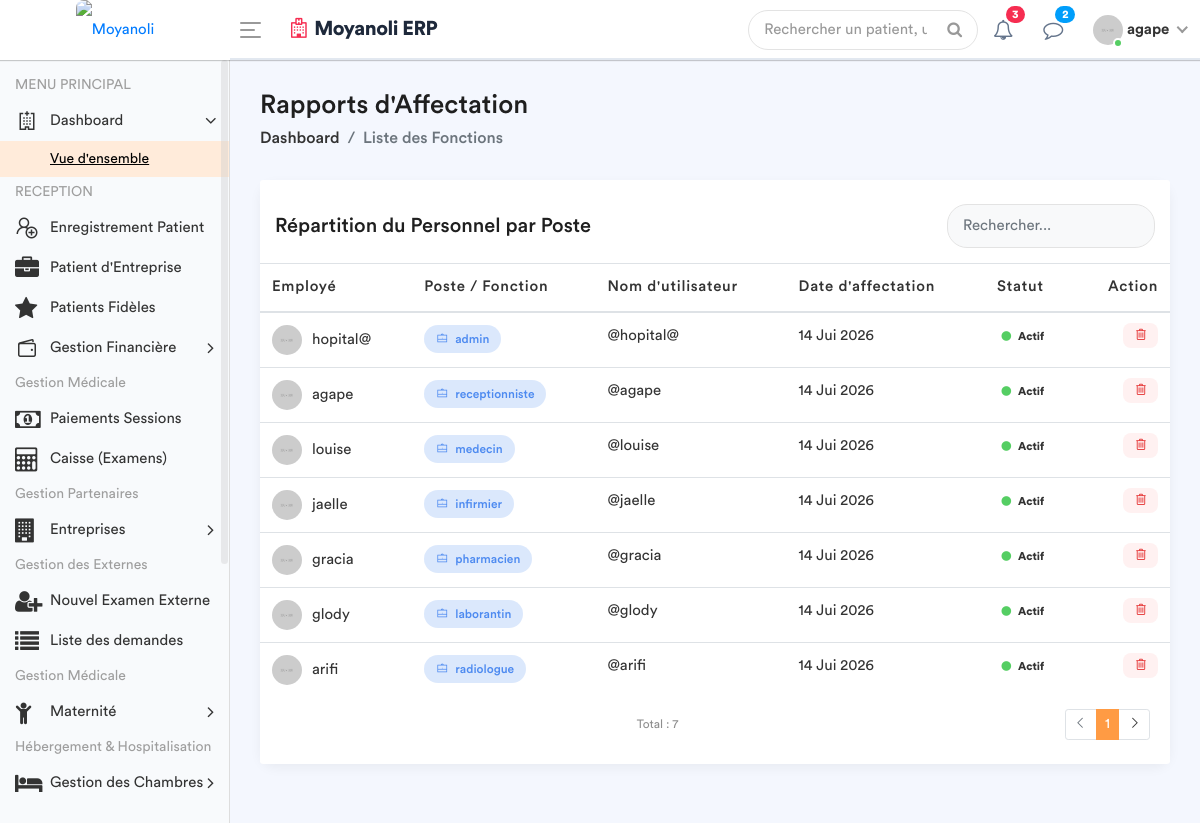
The app's page /employe-poste/ (signed in) with its own data.
### apps/models.py (models this page shows, shortened)
class Fonction(models.Model):
    fonctionKey = models.ForeignKey(Role, on_delete=models.SET_NULL, null=True)
    userKey = models.ForeignKey(User, on_delete=models.SET_NULL, null=True, related_name='user_fonction')
    autorisation = models.CharField(max_length=30, default='oui')

class Role(models.Model):
    roleName = models.CharField(max_length=30)

### apps/views.py (the view)
# urls.py: path('employe-poste/', views.liste_employe_poste, name='liste_employe_poste'),
@login_required
def liste_employe_poste(request):
    role_user = Fonction.objects.filter(userKey=request.user).first()
    fonctionKey = role_user.fonctionKey.roleName if role_user else None
    liste_postes = Fonction.objects.all().select_related('userKey', 'fonctionKey')
    context = {
        'liste_postes': liste_postes,
        'fonctionKey': fonctionKey,
    }
    return render(request, 'back-end/liste_fonctions.html', context)

### apps/templates/back-end/liste_fonctions.html (shortened to what this page needs)
<!DOCTYPE html>
{% load static %}
<html lang="fr">
    <head>
        {% include 'back-end/includes/css.html'%}
    </head>
    <body>
        <div class="main-wrapper">
            {% include 'back-end/includes/header.html'%}
            {% include 'back-end/includes/sidebar.html'%}
            <div class="page-wrapper">
                <div class="content container-fluid">
                    <div class="page-header">
                        <div class="row align-items-center">
                            <div class="col">
                                <h3 class="page-title">Rapports d'Affectation</h3>
                                <ul class="breadcrumb">
                                    <li class="breadcrumb-item"><a href="{% url 'dashboard' %}">Dashboard</a></li>
                                    <li class="breadcrumb-item active">Liste des Fonctions</li>
                                </ul>
                            </div>
                        </div>
                    </div>
                    <div class="row">
                        <div class="col-md-12">
                            <div class="card card-table">
                                <div class="card-header bg-white border-0 pt-4">
                                    <div class="row align-items-center">
                                        <div class="col">
                                            <h4 class="card-title mb-0">Répartition du Personnel par Poste</h4>
                                        </div>
                                        <div class="col-auto">
                                            <div class="search-box-container">
                                                <input type="text" id="searchInput" class="form-control" placeholder="Rechercher...">
                                            </div>
                                        </div>
                                    </div>
                                </div>
                                <div class="card-body">
                                    <div class="table-responsive">
                                        <table class="table table-hover table-center mb-0">
                                            <thead>
                                                <tr>
                                                    <th>Employé</th>
                                                    <th>Poste / Fonction</th>
                                                    <th>Nom d'utilisateur</th>
                                                    <th>Date d'affectation</th>
                                                    <th>Statut</th>
                                                    <th class="text-right">Action</th>
                                                </tr>
                                            </thead>
                                            <tbody id="tableBody">
                                                {% for poste in liste_postes %}
                                                <tr>
                                                    <td>
                                                        <h2 class="table-avatar">
                                                            <img src="/static/back-end/assets/img/profiles/avatar-01.jpg" alt="">
                                                            {{ poste.userKey.get_full_name|default:poste.userKey.username }}
                                                        </h2>
                                                    </td>
                                                    <td>
                                                        <span class="badge bg-inverse-primary badge-role">
                                                            <i class="la la-briefcase mr-1"></i> {{ poste.fonctionKey.roleName }}
                                                        </span>
                                                    </td>
                                                    <td>@{{ poste.userKey.username }}</td>
                                                    <td>{{ poste.userKey.date_joined|date:"d M Y" }}</td>
                                                    <td>
                                                        {% if poste.userKey.is_active %}
                                                            <span class="badge badge-success-border"><i class="fa fa-circle text-success mr-1"></i> Actif</span>
                                                        {% else %}
                                                            <span class="badge badge-danger-border"><i class="fa fa-circle text-danger mr-1"></i> Inactif</span>
                                                        {% endif %}
                                                    </td>
                                                    <td class="text-right">
                                                        <a href="{% url 'supprimer_poste' poste.id %}"
                                                           class="btn-delete"
                                                           onclick="return confirm('Êtes-vous sûr de vouloir supprimer cette affectation ?');"
                                                           title="Supprimer l'affectation">
                                                            <i class="la la-trash-alt"></i>
                                                        </a>
                                                    </td>
                                                </tr>
                                                {% empty %}
                                                <tr>
                                                    <td colspan="6" class="text-center text-muted py-4">
                                                        Aucune affectation enregistrée.
                                                    </td>
                                                </tr>
                                                {% endfor %}
                                            </tbody>
                                        </table>
                                    </div>
                                </div>
                                <div class="card-footer bg-white border-0 pb-4">
                                    <div class="row align-items-center">
                                        <div class="col">
                                            <small class="text-muted">Total : {{ liste_postes|length }}</small>
                                        </div>
                                        <div class="col-auto">
                                            <ul class="pagination pagination-sm mb-0">
                                                <li class="page-item disabled"><a class="page-link" href="#"><i class="la la-angle-left"></i></a></li>
                                                <li class="page-item active"><a class="page-link" href="#">1</a></li>
                                                <li class="page-item"><a class="page-link" href="#"><i class="la la-angle-right"></i></a></li>
                                            </ul>
                                        </div>
                                    </div>
                                </div>
                            </div>
                        </div>
                    </div>
                </div>
            </div>
        </div>
    </body>
</html>

### apps/templates/back-end/includes/header.html (shortened to what this page needs)
{% load static %}
<div class="header" style="background: #ffffff; border-bottom: 2px solid #e2e8f0;">
    <div class="header-left" style="background: #ffffff;">
        <a href="{% url 'home' %}" class="logo">
            <img src="{% static 'front-end/assets/dr/logo.jpeg' %}" width="45" height="45" alt="Moyanoli" style="border-radius: 8px;">
        </a>
    </div>
    <a id="toggle_btn" href="javascript:void(0);" style="color: #007bff;">
        <span class="bar-icon">
            <span></span>
            <span></span>
            <span></span>
        </span>
    </a>
    <div class="page-title-box">
        <h3 style="color: #1e293b; font-weight: 700; letter-spacing: -0.5px;">
            <i class="fa fa-hospital-o text-danger mr-2"></i>Moyanoli ERP
        </h3>
    </div>
    <ul class="nav user-menu">
        <li class="nav-item">
            <div class="top-nav-search">
                <form action="#">
                    <input class="form-control" type="text" placeholder="Rechercher un patient, un dossier...">
                    <button class="btn" type="submit"><i class="fa fa-search"></i></button>
                </form>
            </div>
        </li>
        <li class="nav-item dropdown">
            <a href="#" class="dropdown-toggle nav-link" data-toggle="dropdown">
                <i class="fa fa-bell-o" style="color: #64748b;"></i> <span class="badge badge-pill bg-danger">3</span>
            </a>
        </li>
        <li class="nav-item dropdown">
            <a href="#" class="dropdown-toggle nav-link" data-toggle="dropdown">
                <i class="fa fa-comment-o" style="color: #64748b;"></i> <span class="badge badge-pill bg-info">2</span>
            </a>
        </li>
        <li class="nav-item dropdown has-arrow main-drop">
            <a href="#" class="dropdown-toggle nav-link" data-toggle="dropdown">
                <span class="user-img">
                    <img src="{% static 'back-end/assets/img/profiles/avatar-21.jpg' %}" alt="">
                    <span class="status online"></span>
                </span>
                <span style="font-weight: 600;">{{ user.username }}</span>
            </a>
        </li>
    </ul>
</div>

### apps/templates/back-end/liste_fonctions.html (style rules this page uses)
.page-wrapper { background-color: #f4f7fe; }
.card-table { border: none; border-radius: 15px; box-shadow: 0 4px 12px rgba(0,0,0,0.05); }
.badge-role { padding: 8px 12px; border-radius: 20px; font-weight: 500; font-size: 12px; }
.table-avatar img { width: 30px; height: 30px; border-radius: 50%; margin-right: 10px; }
.search-box-container { max-width: 300px; }
.search-box-container .form-control { border-radius: 20px; padding-left: 15px; background-color: #f8f9fa; border: 1px solid #e3e3e3; }
.btn-delete { color: #e63c3c; background: #fff1f1; border: none; padding: 5px 10px; border-radius: 8px; transition: all 0.3s; }

### records on screen
Fonction: userKey.get_full_name "hopital@", fonctionKey.roleName "admin", userKey.username "hopital@", userKey.date_joined "14 Jui 2026", shows "Actif"
Fonction: userKey.get_full_name "agape", fonctionKey.roleName "receptionniste", userKey.username "agape", userKey.date_joined "14 Jui 2026", shows "Actif"
Fonction: userKey.get_full_name "louise", fonctionKey.roleName "medecin", userKey.username "louise", userKey.date_joined "14 Jui 2026", shows "Actif"
Fonction: userKey.get_full_name "jaelle", fonctionKey.roleName "infirmier", userKey.username "jaelle", userKey.date_joined "14 Jui 2026", shows "Actif"
Fonction: userKey.get_full_name "gracia", fonctionKey.roleName "pharmacien", userKey.username "gracia", userKey.date_joined "14 Jui 2026", shows "Actif"
Fonction: userKey.get_full_name "glody", fonctionKey.roleName "laborantin", userKey.username "glody", userKey.date_joined "14 Jui 2026", shows "Actif"
Fonction: userKey.get_full_name "arifi", fonctionKey.roleName "radiologue", userKey.username "arifi", userKey.date_joined "14 Jui 2026", shows "Actif"

### other values on screen
{{ user.username }} "agape"
{{ liste_postes|length }} "7"
